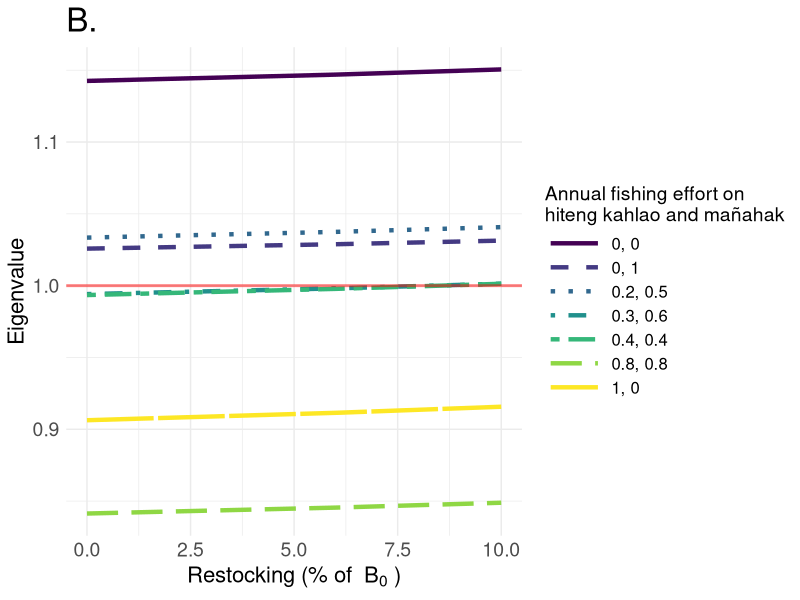
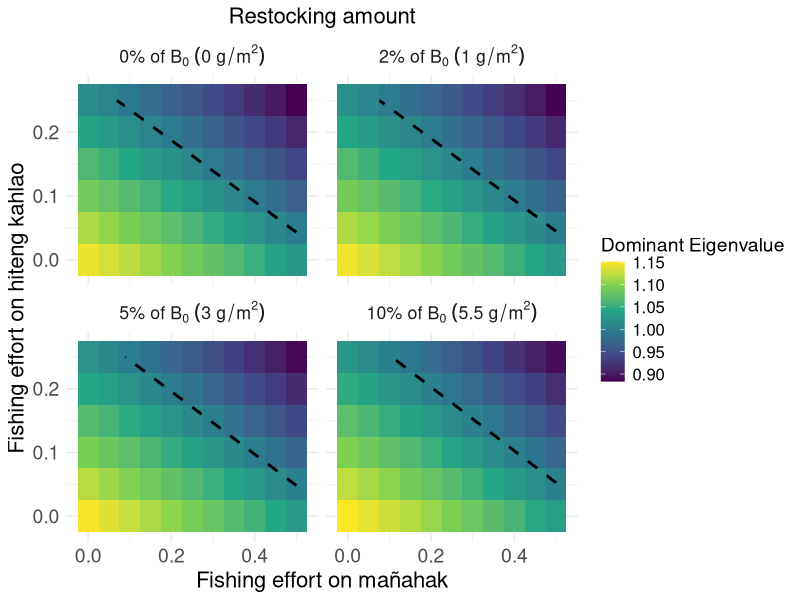

R code for these plots, in order:
library(tidyverse)
library(viridis)

# Parameters
juvenile_mortality <- 0.9 / 2
subadult_mortality <- 0.54 / 2
adult_mortality <- 0.33 / 2
juvenile_survival_rate <- 1 - juvenile_mortality
subadult_survival_rate <- 1 - subadult_mortality
adult_survival_rate <-  1 - adult_mortality

juvenile_to_subadult_rate <- 1
subadult_to_adult_rate <- 0.5

reproduction_rate <- 2
reproduction_rate_2 <- 1.5

carrying_capacity <- 68
time_steps <- 200

# Parameter ranges
fishing_effort_values <- seq(0, 0.5, by = 0.05)
restocking_values <- c(0, 1, 3, 5.5) # Restocking scenarios

#Current fishing for burn in
F_current_instantaneous <- 0.09 
F_current_discrete <- (1 - exp(-F_current_instantaneous)) / 2
F_current_discrete

F_current_discrete_juv <- 0.01


run_simulation <- function(F_adults, F_juveniles, restocked_juveniles, burn_in_time = 100) {
  juvenile_population <- 10
  subadult_population <- 10
  adult_population <- 10
  
  # Store population over time and eigenvalues
  population_over_time <- numeric(time_steps)
  eigenvalues_over_time <- numeric(time_steps) 
  
  for (t in 1:time_steps) {
    if (t <= burn_in_time) {
      F_adults_current <- F_current_discrete
      F_juveniles_current <- F_current_discrete_juv
      restocking <- 0
    } else {
      F_adults_current <- F_adults
      F_juveniles_current <- F_juveniles
      restocking <- restocked_juveniles
    }
    
    current_reproduction_rate <- ifelse(t %% 2 == 0, reproduction_rate, reproduction_rate_2)
    
    total_population <- juvenile_population + subadult_population + adult_population
    new_juveniles <- adult_population * current_reproduction_rate * (1 - total_population / carrying_capacity)
    surviving_juveniles <- juvenile_population * juvenile_survival_rate * (1 - F_juveniles_current)
    new_subadults <- juvenile_population * juvenile_to_subadult_rate
    surviving_subadults <- subadult_population * subadult_survival_rate
    new_adults <- subadult_population * subadult_to_adult_rate
    surviving_adults <- adult_population * adult_survival_rate * (1 - F_adults_current)
    
    juvenile_population <- max(0, new_juveniles + surviving_juveniles - new_subadults)
    subadult_population <- max(0, new_subadults + surviving_subadults - new_adults)
    adult_population <- max(0, new_adults + surviving_adults)
    
    # Store total population at each timestep
    total_population <- juvenile_population + subadult_population + adult_population
    population_over_time[t] <- total_population 
    
    # Construct the population transition matrix
    transition_matrix <- matrix(c(
      0, 0, reproduction_rate + (restocking / carrying_capacity),  # Juvenile production
      juvenile_survival_rate * (1 - F_juveniles_current) * juvenile_to_subadult_rate, 0, 0,  # Juvenile survival to subadult
      0, subadult_survival_rate * subadult_to_adult_rate, adult_survival_rate * (1 - F_adults_current)  # Subadult survival & transition
    ), nrow = 3, byrow = TRUE)
    
    # Compute the dominant eigenvalue (growth rate)
    eigenvalues <- eigen(transition_matrix)$values
    dominant_eigenvalue <- max(Re(eigenvalues))  # Take the real part
    eigenvalues_over_time[t] <- dominant_eigenvalue
  }
  
  return(list(
    avg_population_last_20 = mean(population_over_time[(time_steps - 19):time_steps]),
    avg_eigenvalue_last_20 = mean(eigenvalues_over_time[(time_steps - 19):time_steps])  # Average last 20 timesteps
  ))
}



all_results <- data.frame()

for (restocked_juveniles in restocking_values) {
  sensitivity_results <- expand.grid(
    F_adults = fishing_effort_values,
    F_juveniles = fishing_effort_values
  ) %>%
    mutate(
      Avg_Total_Population = 0,
      Avg_Eigenvalue = 0  # New column for eigenvalues
    )
  
  reference_population <- run_simulation(
    F_adults = 0,
    F_juveniles = 0,
    restocked_juveniles = 0,
    burn_in_time = 100
  )
  
  for (i in seq_len(nrow(sensitivity_results))) {
    sim_result <- run_simulation(
      F_adults = sensitivity_results$F_adults[i],
      F_juveniles = sensitivity_results$F_juveniles[i],
      restocked_juveniles = restocked_juveniles,
      burn_in_time = 100
    )
    
    sensitivity_results$Avg_Total_Population[i] <- sim_result$avg_population_last_20
    sensitivity_results$Avg_Eigenvalue[i] <- sim_result$avg_eigenvalue_last_20
  }
  
  sensitivity_results <- sensitivity_results %>%
    mutate(
      Relative_Population = Avg_Total_Population / reference_population$avg_population_last_20,
      Restocking_Percent = round((restocked_juveniles / reference_population$avg_population_last_20) * 100, 0)
    )
  
  all_results <- bind_rows(all_results, sensitivity_results)
}

# Create labels with the correct expressions for each Restocking_Percent
all_results$Restocking_Label <- dplyr::case_when(
  all_results$Restocking_Percent == 0 ~ "0*'%'~of~B[0]~(0~g/m^2)",
  all_results$Restocking_Percent == 2 ~ "2*'%'~of~B[0]~(1~g/m^2)",
  all_results$Restocking_Percent == 6 ~ "5*'%'~of~B[0]~(3~g/m^2)",
  all_results$Restocking_Percent == 10 ~ "10*'%'~of~B[0]~(5.5~g/m^2)"
)

# Convert Restocking_Label to a factor and ensure its order aligns with Restocking_Percent
all_results$Restocking_Label <- factor(all_results$Restocking_Label,
                                       levels = c("0*'%'~of~B[0]~(0~g/m^2)", 
                                                  "2*'%'~of~B[0]~(1~g/m^2)", 
                                                  "5*'%'~of~B[0]~(3~g/m^2)",
                                                  "10*'%'~of~B[0]~(5.5~g/m^2)"))




eigen_heatmap<-ggplot(all_results %>% filter(F_adults <=0.3), aes(x = F_juveniles, y = F_adults, fill = Avg_Eigenvalue)) +
  geom_tile() +
  geom_contour(
    aes(z = Avg_Eigenvalue), 
    breaks = 1, 
    color = "black", 
    linetype = "dashed", 
    linewidth = 1
  ) +
  facet_wrap(~Restocking_Label, labeller = label_parsed) +
  scale_fill_viridis_c(name = "Dominant Eigenvalue") +
  labs(
    x = "Fishing effort on mañahak",
    y = "Fishing effort on hiteng kahlao",
    title = "Restocking amount"
  ) +
  theme_minimal() +
  theme(
    text = element_text(size = 16),
    plot.title = element_text(size = 16, hjust = 0.5),
    axis.title = element_text(size = 16),
    axis.text = element_text(size = 14),
    legend.title = element_text(size = 14),
    legend.text = element_text(size = 12)
  )

ggsave("~/Desktop/rabbitfish_eigenheatmap.png", eigen_heatmap, width=6, height=6, bg="transparent")


#line plot version?
# Modify the fishing scenario labels by multiplying each number by 2
line_data <- all_results %>%
  group_by(Restocking_Percent, F_adults, F_juveniles) %>%
  summarize(
    Avg_Eigenvalue = mean(Avg_Eigenvalue),
    .groups = "drop"
  ) %>%
  mutate(Fishing_Scenario = paste0(F_adults, ", ", F_juveniles))


subset_fishing_scenarios <- c(
  "0, 0",
  "0, 0.5",
  "0.1, 0.25",
  "0.15, 0.3",
  "0.2, 0.2",
  "0.4, 0.4",
  "0.5, 0"
)

subset_fishing_scenarios_modified <- sapply(subset_fishing_scenarios, function(x) {
  nums <- as.numeric(strsplit(x, ",")[[1]]) * 2
  paste(nums, collapse = ", ")
})

# Prepare data for line plot, filtered by selected fishing scenarios
line_data_subset <- line_data %>%
  filter(Fishing_Scenario %in% subset_fishing_scenarios)

figure4b<-ggplot(line_data_subset, aes(x = Restocking_Percent, y = Avg_Eigenvalue, 
                             color = Fishing_Scenario, linetype = Fishing_Scenario, 
                             group = Fishing_Scenario)) +
  geom_line(size = 1.5) +  # Increase line thickness
  scale_color_manual(values = viridis::viridis(length(subset_fishing_scenarios)), 
                     labels = subset_fishing_scenarios_modified,
                     name = "Annual fishing effort on \nhiteng kahlao and mañahak") +
  scale_linetype_manual(values = c("solid", "dashed", "dotted", "dotdash", "twodash", "longdash", "F1"), 
                        labels = subset_fishing_scenarios_modified,  # Use same labels as color
                        name = "Annual fishing effort on \nhiteng kahlao and mañahak") +  
  geom_hline(yintercept = 1, linetype = "solid", color = "red", linewidth = 1, alpha = 0.5) +  
  labs(
    x = bquote("Restocking (% of "~B[0]~")"),
    y = "Eigenvalue",
    title = ""
  ) +
  ggtitle("B.") +
  theme_minimal() +
  theme(
    text = element_text(size = 16),
    plot.title = element_text(size = 24),
    axis.title = element_text(size = 16),
    axis.text = element_text(size = 14),
    legend.title = element_text(size = 14),
    legend.text = element_text(size = 12),
    legend.key.width = unit(1.5, "cm")  # Adjust legend width if needed
  )

figure4b
